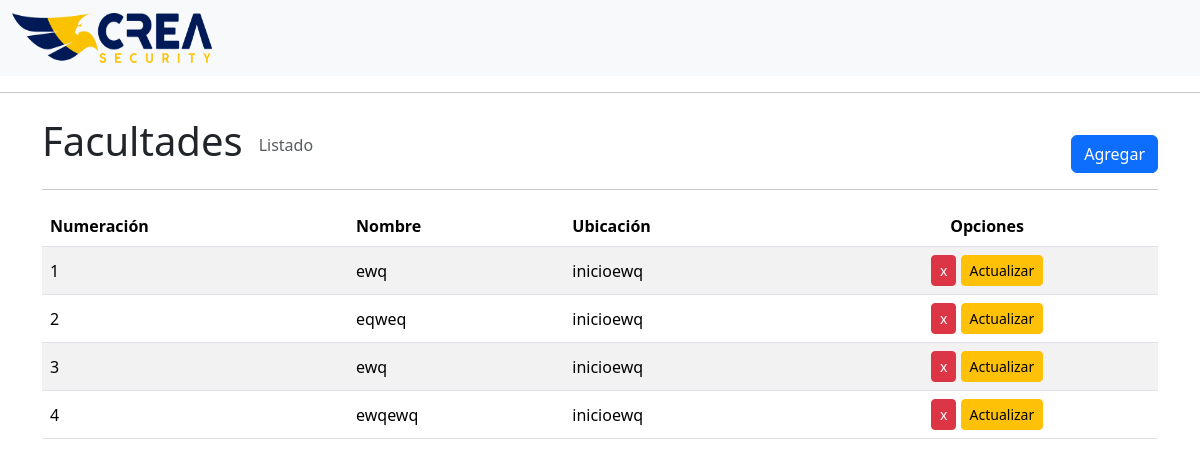
The page /index.php?p=facultades/Facultades on the database its author committed.
### tables this page shows
CREATE TABLE `facultades` (
  `id_fac` int(11) NOT NULL,
  `nombre_fac` varchar(20) DEFAULT NULL,
  `calle_fac` varchar(20) DEFAULT NULL,
  `calle_numero` int(11) DEFAULT NULL,
  `id_fac_ubi` int(11) NOT NULL
);

CREATE TABLE `ubicaciones` (
  `id_ubi` int(20) NOT NULL,
  `nombre_ubi` varchar(20) DEFAULT NULL,
  `calle_fac` varchar(20) DEFAULT NULL,
  `calle_numero` int(20) DEFAULT NULL
);

### index.php (called while the page is built, shortened)
<?php
include 'incluir/header.php';
include 'incluir/navbar.php';
$pagina = isset($_GET['p']) ? strtolower($_GET['p']) : 'home';
require_once 'pages/' . $pagina . '.php';
?>

### pages/facultades/Facultades.php (the view, shortened to what this page needs)
<?php
include 'incluir/header.php';
$select_facultades = "SELECT * FROM facultades left JOIN ubicaciones ON facultades.id_fac_ubi = ubicaciones.id_ubi";
$mostrar_facultades = mysqli_query($conexion, $select_facultades);
?>
<body>
    <div class="container d-flex align-items-end gap-3 mt-4">
        <h1>Facultades</h1>
        <p class="text-muted">Listado</p>
        <div class="ms-auto">
            <a href="index.php?p=facultades/FacultadesAgregar" class="btn btn-primary">Agregar</a>
        </div>
    </div>
    <div class="container">
        <hr>
        <table class="table table-striped table-hover align-middle">
            <thead>
                <tr>
                    <th scope="col">Numeración</th>
                    <th scope="col">Nombre</th>
                    <th scope="col">Ubicación</th>
                    <th scope="col" class="text-center">Opciones</th>
                </tr>
            </thead>
            <tbody>
                <?php while ($fila_facultades = mysqli_fetch_array($mostrar_facultades)) : ?>
                    <tr> <td><?= $fila_facultades['id_fac'] ?></td>
                        <td><?= $fila_facultades['nombre_fac'] ?></td>
                        <td><?= $fila_facultades['nombre_ubi'] ?></td>
                        <td class="text-center">
                            <a href="index.php?p=facultades/acciones/delete&id=<?= $fila_facultades['id_fac'] ?>"
                               onclick="return confirmarEliminacion('esta facultad');"
                               class="btn btn-danger btn-sm">
                               x
                            </a>
                            <a href="index.php?p=facultades/FacultadesEdit&id=<?= $fila_facultades['id_fac'] ?>"
                               class="btn btn-warning btn-sm">
                               Actualizar
                            </a>
                        </td>
                    </tr> <?php endwhile; ?>
            </tbody>
        </table>
    </div>
</body>
</html>

### rows shown on the page
facultades: id_fac "1", nombre_fac "ewq", ubicaciones.nombre_ubi "inicioewq"
facultades: id_fac "2", nombre_fac "eqweq", ubicaciones.nombre_ubi "inicioewq"
facultades: id_fac "3", nombre_fac "ewq", ubicaciones.nombre_ubi "inicioewq"
facultades: id_fac "4", nombre_fac "ewqewq", ubicaciones.nombre_ubi "inicioewq"
